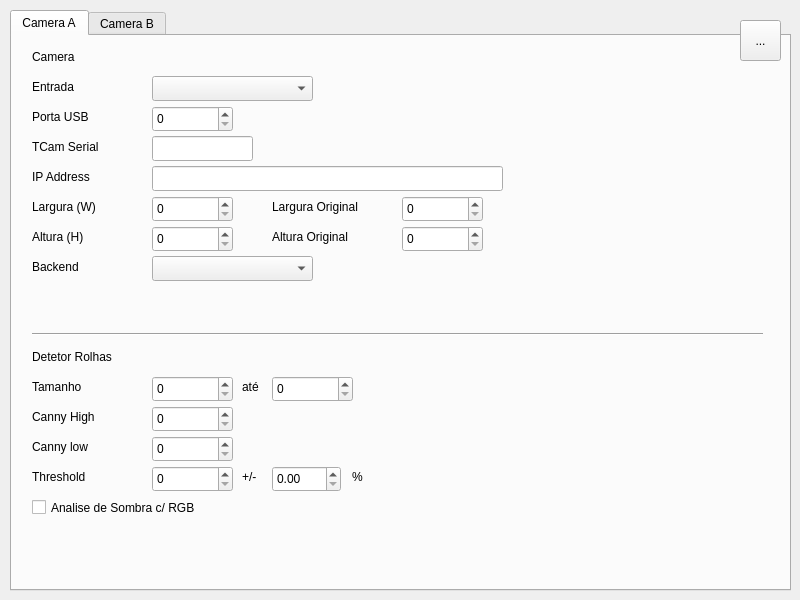
<?xml version="1.0" encoding="UTF-8"?>
<ui version="4.0">
 <class>MainWindow</class>
 <widget class="QMainWindow" name="MainWindow">
  <property name="geometry">
   <rect>
    <x>0</x>
    <y>0</y>
    <width>800</width>
    <height>600</height>
   </rect>
  </property>
  <property name="windowTitle">
   <string>MainWindow</string>
  </property>
  <widget class="QWidget" name="centralWidget">
   <widget class="QToolButton" name="button_settings">
    <property name="geometry">
     <rect>
      <x>740</x>
      <y>20</y>
      <width>41</width>
      <height>41</height>
     </rect>
    </property>
    <property name="text">
     <string>...</string>
    </property>
   </widget>
   <widget class="QWidget" name="group_settings" native="true">
    <property name="geometry">
     <rect>
      <x>0</x>
      <y>0</y>
      <width>801</width>
      <height>601</height>
     </rect>
    </property>
    <widget class="QTabWidget" name="tab_main">
     <property name="enabled">
      <bool>true</bool>
     </property>
     <property name="geometry">
      <rect>
       <x>10</x>
       <y>10</y>
       <width>781</width>
       <height>581</height>
      </rect>
     </property>
     <property name="currentIndex">
      <number>0</number>
     </property>
     <property name="usesScrollButtons">
      <bool>false</bool>
     </property>
     <property name="documentMode">
      <bool>false</bool>
     </property>
     <property name="tabsClosable">
      <bool>false</bool>
     </property>
     <property name="movable">
      <bool>false</bool>
     </property>
     <property name="tabBarAutoHide">
      <bool>false</bool>
     </property>
     <widget class="QWidget" name="tab_camera_a">
      <attribute name="title">
       <string>Camera A</string>
      </attribute>
      <widget class="QLabel" name="tab_a_label_input">
       <property name="geometry">
        <rect>
         <x>20</x>
         <y>40</y>
         <width>121</width>
         <height>21</height>
        </rect>
       </property>
       <property name="text">
        <string>Entrada</string>
       </property>
      </widget>
      <widget class="QComboBox" name="tab_a_input">
       <property name="geometry">
        <rect>
         <x>140</x>
         <y>40</y>
         <width>161</width>
         <height>25</height>
        </rect>
       </property>
       <property name="currentIndex">
        <number>-1</number>
       </property>
      </widget>
      <widget class="QLabel" name="tab_a_label_usb">
       <property name="geometry">
        <rect>
         <x>20</x>
         <y>70</y>
         <width>121</width>
         <height>21</height>
        </rect>
       </property>
       <property name="text">
        <string>Porta USB</string>
       </property>
      </widget>
      <widget class="QSpinBox" name="tab_a_usb">
       <property name="geometry">
        <rect>
         <x>140</x>
         <y>70</y>
         <width>81</width>
         <height>26</height>
        </rect>
       </property>
      </widget>
      <widget class="QLabel" name="tab_a_label_tcam_serial">
       <property name="geometry">
        <rect>
         <x>20</x>
         <y>100</y>
         <width>121</width>
         <height>21</height>
        </rect>
       </property>
       <property name="text">
        <string>TCam Serial</string>
       </property>
      </widget>
      <widget class="QLineEdit" name="tab_a_tcam_serial">
       <property name="geometry">
        <rect>
         <x>140</x>
         <y>100</y>
         <width>101</width>
         <height>25</height>
        </rect>
       </property>
       <property name="text">
        <string/>
       </property>
      </widget>
      <widget class="QLineEdit" name="tab_a_ip">
       <property name="geometry">
        <rect>
         <x>140</x>
         <y>130</y>
         <width>351</width>
         <height>25</height>
        </rect>
       </property>
       <property name="text">
        <string/>
       </property>
      </widget>
      <widget class="QLabel" name="tab_a_label_ip">
       <property name="geometry">
        <rect>
         <x>20</x>
         <y>130</y>
         <width>121</width>
         <height>21</height>
        </rect>
       </property>
       <property name="text">
        <string>IP Address</string>
       </property>
      </widget>
      <widget class="QLabel" name="tab_a_label_width">
       <property name="geometry">
        <rect>
         <x>20</x>
         <y>160</y>
         <width>121</width>
         <height>21</height>
        </rect>
       </property>
       <property name="text">
        <string>Largura (W)</string>
       </property>
      </widget>
      <widget class="QSpinBox" name="tab_a_width">
       <property name="geometry">
        <rect>
         <x>140</x>
         <y>160</y>
         <width>81</width>
         <height>26</height>
        </rect>
       </property>
      </widget>
      <widget class="QLabel" name="tab_a_label_height">
       <property name="geometry">
        <rect>
         <x>20</x>
         <y>190</y>
         <width>121</width>
         <height>21</height>
        </rect>
       </property>
       <property name="text">
        <string>Altura (H)</string>
       </property>
      </widget>
      <widget class="QSpinBox" name="tab_a_height">
       <property name="geometry">
        <rect>
         <x>140</x>
         <y>190</y>
         <width>81</width>
         <height>26</height>
        </rect>
       </property>
      </widget>
      <widget class="Line" name="tab_a_separator">
       <property name="geometry">
        <rect>
         <x>20</x>
         <y>290</y>
         <width>731</width>
         <height>16</height>
        </rect>
       </property>
       <property name="orientation">
        <enum>Qt::Horizontal</enum>
       </property>
      </widget>
      <widget class="QLabel" name="tab_a_label_size">
       <property name="geometry">
        <rect>
         <x>20</x>
         <y>340</y>
         <width>121</width>
         <height>21</height>
        </rect>
       </property>
       <property name="text">
        <string>Tamanho</string>
       </property>
      </widget>
      <widget class="QSpinBox" name="tab_a_size_min">
       <property name="geometry">
        <rect>
         <x>140</x>
         <y>340</y>
         <width>81</width>
         <height>26</height>
        </rect>
       </property>
      </widget>
      <widget class="QSpinBox" name="tab_a_size_max">
       <property name="geometry">
        <rect>
         <x>260</x>
         <y>340</y>
         <width>81</width>
         <height>26</height>
        </rect>
       </property>
      </widget>
      <widget class="QLabel" name="tab_a_label_size_to">
       <property name="geometry">
        <rect>
         <x>230</x>
         <y>340</y>
         <width>21</width>
         <height>21</height>
        </rect>
       </property>
       <property name="text">
        <string>até</string>
       </property>
      </widget>
      <widget class="QLabel" name="tab_a_label_canny_high">
       <property name="geometry">
        <rect>
         <x>20</x>
         <y>370</y>
         <width>121</width>
         <height>21</height>
        </rect>
       </property>
       <property name="text">
        <string>Canny High</string>
       </property>
      </widget>
      <widget class="QSpinBox" name="tab_a_canny_high">
       <property name="geometry">
        <rect>
         <x>140</x>
         <y>370</y>
         <width>81</width>
         <height>26</height>
        </rect>
       </property>
      </widget>
      <widget class="QLabel" name="tab_a_label_title_camera">
       <property name="geometry">
        <rect>
         <x>20</x>
         <y>10</y>
         <width>141</width>
         <height>21</height>
        </rect>
       </property>
       <property name="text">
        <string>Camera</string>
       </property>
      </widget>
      <widget class="QLabel" name="tab_a_label_title_detector">
       <property name="geometry">
        <rect>
         <x>20</x>
         <y>310</y>
         <width>141</width>
         <height>21</height>
        </rect>
       </property>
       <property name="text">
        <string>Detetor Rolhas</string>
       </property>
      </widget>
      <widget class="QSpinBox" name="tab_a_canny_low">
       <property name="geometry">
        <rect>
         <x>140</x>
         <y>400</y>
         <width>81</width>
         <height>26</height>
        </rect>
       </property>
      </widget>
      <widget class="QLabel" name="tab_a_label_canny_low">
       <property name="geometry">
        <rect>
         <x>20</x>
         <y>400</y>
         <width>121</width>
         <height>21</height>
        </rect>
       </property>
       <property name="text">
        <string>Canny low</string>
       </property>
      </widget>
      <widget class="QLabel" name="tab_a_label_width_original">
       <property name="geometry">
        <rect>
         <x>260</x>
         <y>160</y>
         <width>121</width>
         <height>21</height>
        </rect>
       </property>
       <property name="text">
        <string>Largura Original</string>
       </property>
      </widget>
      <widget class="QLabel" name="tab_a_label_heigh_original">
       <property name="geometry">
        <rect>
         <x>260</x>
         <y>190</y>
         <width>121</width>
         <height>21</height>
        </rect>
       </property>
       <property name="text">
        <string>Altura Original</string>
       </property>
      </widget>
      <widget class="QLabel" name="tab_a_label_threshold">
       <property name="geometry">
        <rect>
         <x>20</x>
         <y>430</y>
         <width>121</width>
         <height>21</height>
        </rect>
       </property>
       <property name="text">
        <string>Threshold</string>
       </property>
      </widget>
      <widget class="QSpinBox" name="tab_a_threshold">
       <property name="geometry">
        <rect>
         <x>140</x>
         <y>430</y>
         <width>81</width>
         <height>26</height>
        </rect>
       </property>
      </widget>
      <widget class="QLabel" name="tab_a_label_threshold_tolerance">
       <property name="geometry">
        <rect>
         <x>230</x>
         <y>430</y>
         <width>21</width>
         <height>21</height>
        </rect>
       </property>
       <property name="text">
        <string>+/-</string>
       </property>
      </widget>
      <widget class="QDoubleSpinBox" name="tab_a_threshold_tolerance">
       <property name="geometry">
        <rect>
         <x>260</x>
         <y>430</y>
         <width>69</width>
         <height>26</height>
        </rect>
       </property>
      </widget>
      <widget class="QLabel" name="tab_a_label_threshold_tolerance_percentage">
       <property name="geometry">
        <rect>
         <x>340</x>
         <y>430</y>
         <width>21</width>
         <height>21</height>
        </rect>
       </property>
       <property name="text">
        <string>%</string>
       </property>
      </widget>
      <widget class="QSpinBox" name="tab_a_width_original">
       <property name="geometry">
        <rect>
         <x>390</x>
         <y>160</y>
         <width>81</width>
         <height>26</height>
        </rect>
       </property>
      </widget>
      <widget class="QSpinBox" name="tab_a_height_original">
       <property name="geometry">
        <rect>
         <x>390</x>
         <y>190</y>
         <width>81</width>
         <height>26</height>
        </rect>
       </property>
      </widget>
      <widget class="QCheckBox" name="tab_a_shadow">
       <property name="geometry">
        <rect>
         <x>20</x>
         <y>460</y>
         <width>261</width>
         <height>23</height>
        </rect>
       </property>
       <property name="layoutDirection">
        <enum>Qt::LeftToRight</enum>
       </property>
       <property name="text">
        <string>Analise de Sombra c/ RGB</string>
       </property>
       <property name="tristate">
        <bool>false</bool>
       </property>
      </widget>
      <widget class="QLabel" name="tab_a_label_video_backend">
       <property name="geometry">
        <rect>
         <x>20</x>
         <y>220</y>
         <width>121</width>
         <height>21</height>
        </rect>
       </property>
       <property name="text">
        <string>Backend</string>
       </property>
      </widget>
      <widget class="QComboBox" name="tab_a_video_backend">
       <property name="geometry">
        <rect>
         <x>140</x>
         <y>220</y>
         <width>161</width>
         <height>25</height>
        </rect>
       </property>
       <property name="currentIndex">
        <number>-1</number>
       </property>
      </widget>
     </widget>
     <widget class="QWidget" name="tab_camera_b">
      <attribute name="title">
       <string>Camera B</string>
      </attribute>
      <widget class="QLineEdit" name="tab_b_label_tcam_serial">
       <property name="geometry">
        <rect>
         <x>140</x>
         <y>110</y>
         <width>351</width>
         <height>25</height>
        </rect>
       </property>
       <property name="text">
        <string/>
       </property>
      </widget>
      <widget class="QSpinBox" name="tab_b_height">
       <property name="geometry">
        <rect>
         <x>140</x>
         <y>230</y>
         <width>81</width>
         <height>26</height>
        </rect>
       </property>
      </widget>
      <widget class="QLabel" name="tab_b_label_width">
       <property name="geometry">
        <rect>
         <x>20</x>
         <y>190</y>
         <width>121</width>
         <height>21</height>
        </rect>
       </property>
       <property name="text">
        <string>Width</string>
       </property>
      </widget>
      <widget class="QLabel" name="tab_b_label_ip">
       <property name="geometry">
        <rect>
         <x>20</x>
         <y>150</y>
         <width>121</width>
         <height>21</height>
        </rect>
       </property>
       <property name="text">
        <string>IP Address</string>
       </property>
      </widget>
      <widget class="QLabel" name="tab_b_label_input">
       <property name="geometry">
        <rect>
         <x>20</x>
         <y>30</y>
         <width>121</width>
         <height>21</height>
        </rect>
       </property>
       <property name="text">
        <string>Input Type:</string>
       </property>
      </widget>
      <widget class="QSpinBox" name="tab_b_usb">
       <property name="geometry">
        <rect>
         <x>140</x>
         <y>70</y>
         <width>81</width>
         <height>26</height>
        </rect>
       </property>
       <property name="value">
        <number>1</number>
       </property>
      </widget>
      <widget class="QLabel" name="tab_b_label_tcam_serial_2">
       <property name="geometry">
        <rect>
         <x>20</x>
         <y>110</y>
         <width>121</width>
         <height>21</height>
        </rect>
       </property>
       <property name="text">
        <string>TCam Serial</string>
       </property>
      </widget>
      <widget class="QComboBox" name="tab_b_input">
       <property name="geometry">
        <rect>
         <x>140</x>
         <y>30</y>
         <width>161</width>
         <height>25</height>
        </rect>
       </property>
       <property name="editable">
        <bool>false</bool>
       </property>
       <property name="currentIndex">
        <number>-1</number>
       </property>
      </widget>
      <widget class="QSpinBox" name="tab_b_width">
       <property name="geometry">
        <rect>
         <x>140</x>
         <y>190</y>
         <width>81</width>
         <height>26</height>
        </rect>
       </property>
      </widget>
      <widget class="QLabel" name="tab_b_label_height">
       <property name="geometry">
        <rect>
         <x>20</x>
         <y>230</y>
         <width>121</width>
         <height>21</height>
        </rect>
       </property>
       <property name="text">
        <string>Height</string>
       </property>
      </widget>
      <widget class="QLabel" name="tab_b_label_usb">
       <property name="geometry">
        <rect>
         <x>20</x>
         <y>70</y>
         <width>121</width>
         <height>21</height>
        </rect>
       </property>
       <property name="text">
        <string>USB Port:</string>
       </property>
      </widget>
      <widget class="QLineEdit" name="tab_b_ip">
       <property name="geometry">
        <rect>
         <x>140</x>
         <y>150</y>
         <width>351</width>
         <height>25</height>
        </rect>
       </property>
       <property name="text">
        <string/>
       </property>
      </widget>
     </widget>
    </widget>
   </widget>
   <widget class="QWidget" name="group_home" native="true">
    <property name="geometry">
     <rect>
      <x>-1</x>
      <y>0</y>
      <width>800</width>
      <height>601</height>
     </rect>
    </property>
    <property name="baseSize">
     <size>
      <width>0</width>
      <height>0</height>
     </size>
    </property>
    <widget class="QLabel" name="text_turned">
     <property name="geometry">
      <rect>
       <x>540</x>
       <y>110</y>
       <width>101</width>
       <height>17</height>
      </rect>
     </property>
     <property name="font">
      <font>
       <pointsize>13</pointsize>
      </font>
     </property>
     <property name="text">
      <string>0</string>
     </property>
    </widget>
    <widget class="QLabel" name="label_defect_b">
     <property name="geometry">
      <rect>
       <x>410</x>
       <y>400</y>
       <width>101</width>
       <height>17</height>
      </rect>
     </property>
     <property name="font">
      <font>
       <pointsize>13</pointsize>
      </font>
     </property>
     <property name="text">
      <string>Rolha B:</string>
     </property>
    </widget>
    <widget class="QLabel" name="label_selected">
     <property name="geometry">
      <rect>
       <x>420</x>
       <y>450</y>
       <width>351</width>
       <height>41</height>
      </rect>
     </property>
     <property name="font">
      <font>
       <pointsize>20</pointsize>
       <underline>false</underline>
       <strikeout>false</strikeout>
      </font>
     </property>
     <property name="text">
      <string>Rolha A</string>
     </property>
     <property name="alignment">
      <set>Qt::AlignCenter</set>
     </property>
    </widget>
    <widget class="QLabel" name="label_discarded">
     <property name="geometry">
      <rect>
       <x>410</x>
       <y>140</y>
       <width>111</width>
       <height>17</height>
      </rect>
     </property>
     <property name="font">
      <font>
       <pointsize>13</pointsize>
      </font>
     </property>
     <property name="text">
      <string>Descartadas:</string>
     </property>
    </widget>
    <widget class="QLabel" name="label_cork">
     <property name="geometry">
      <rect>
       <x>410</x>
       <y>50</y>
       <width>101</width>
       <height>21</height>
      </rect>
     </property>
     <property name="font">
      <font>
       <pointsize>16</pointsize>
      </font>
     </property>
     <property name="text">
      <string>Rolhas</string>
     </property>
    </widget>
    <widget class="QLabel" name="label_minimum">
     <property name="geometry">
      <rect>
       <x>410</x>
       <y>260</y>
       <width>101</width>
       <height>17</height>
      </rect>
     </property>
     <property name="font">
      <font>
       <pointsize>13</pointsize>
      </font>
     </property>
     <property name="text">
      <string>Minima:</string>
     </property>
    </widget>
    <widget class="Line" name="separator">
     <property name="geometry">
      <rect>
       <x>410</x>
       <y>170</y>
       <width>351</width>
       <height>16</height>
      </rect>
     </property>
     <property name="orientation">
      <enum>Qt::Horizontal</enum>
     </property>
    </widget>
    <widget class="QLabel" name="text_defect_a">
     <property name="geometry">
      <rect>
       <x>510</x>
       <y>370</y>
       <width>101</width>
       <height>17</height>
      </rect>
     </property>
     <property name="font">
      <font>
       <pointsize>13</pointsize>
      </font>
     </property>
     <property name="text">
      <string>0</string>
     </property>
    </widget>
    <widget class="QLabel" name="label_processed">
     <property name="geometry">
      <rect>
       <x>410</x>
       <y>80</y>
       <width>111</width>
       <height>17</height>
      </rect>
     </property>
     <property name="font">
      <font>
       <pointsize>13</pointsize>
      </font>
     </property>
     <property name="text">
      <string>Processadas:</string>
     </property>
    </widget>
    <widget class="Line" name="separator_2">
     <property name="geometry">
      <rect>
       <x>410</x>
       <y>320</y>
       <width>351</width>
       <height>16</height>
      </rect>
     </property>
     <property name="orientation">
      <enum>Qt::Horizontal</enum>
     </property>
    </widget>
    <widget class="QLabel" name="label_average">
     <property name="geometry">
      <rect>
       <x>410</x>
       <y>230</y>
       <width>101</width>
       <height>17</height>
      </rect>
     </property>
     <property name="font">
      <font>
       <pointsize>13</pointsize>
      </font>
     </property>
     <property name="text">
      <string>Media:</string>
     </property>
    </widget>
    <widget class="QLabel" name="label_tuned">
     <property name="geometry">
      <rect>
       <x>410</x>
       <y>110</y>
       <width>111</width>
       <height>17</height>
      </rect>
     </property>
     <property name="font">
      <font>
       <pointsize>13</pointsize>
      </font>
     </property>
     <property name="text">
      <string>Viradas:</string>
     </property>
    </widget>
    <widget class="QLabel" name="text_defect_b">
     <property name="geometry">
      <rect>
       <x>510</x>
       <y>400</y>
       <width>101</width>
       <height>17</height>
      </rect>
     </property>
     <property name="font">
      <font>
       <pointsize>13</pointsize>
      </font>
     </property>
     <property name="text">
      <string>0</string>
     </property>
    </widget>
    <widget class="QLabel" name="text_discarded">
     <property name="geometry">
      <rect>
       <x>540</x>
       <y>140</y>
       <width>101</width>
       <height>17</height>
      </rect>
     </property>
     <property name="font">
      <font>
       <pointsize>13</pointsize>
      </font>
     </property>
     <property name="text">
      <string>0</string>
     </property>
    </widget>
    <widget class="QLabel" name="quality_average">
     <property name="geometry">
      <rect>
       <x>530</x>
       <y>230</y>
       <width>101</width>
       <height>17</height>
      </rect>
     </property>
     <property name="font">
      <font>
       <pointsize>13</pointsize>
      </font>
     </property>
     <property name="text">
      <string>0</string>
     </property>
    </widget>
    <widget class="QLabel" name="label_quality">
     <property name="geometry">
      <rect>
       <x>410</x>
       <y>200</y>
       <width>101</width>
       <height>21</height>
      </rect>
     </property>
     <property name="font">
      <font>
       <pointsize>16</pointsize>
      </font>
     </property>
     <property name="text">
      <string>Qualidade</string>
     </property>
    </widget>
    <widget class="QLabel" name="label_maximum">
     <property name="geometry">
      <rect>
       <x>410</x>
       <y>290</y>
       <width>101</width>
       <height>17</height>
      </rect>
     </property>
     <property name="font">
      <font>
       <pointsize>13</pointsize>
      </font>
     </property>
     <property name="text">
      <string>Maxima</string>
     </property>
    </widget>
    <widget class="QLabel" name="text_processed">
     <property name="geometry">
      <rect>
       <x>540</x>
       <y>80</y>
       <width>101</width>
       <height>17</height>
      </rect>
     </property>
     <property name="font">
      <font>
       <pointsize>13</pointsize>
      </font>
     </property>
     <property name="text">
      <string>0</string>
     </property>
    </widget>
    <widget class="Line" name="separator_3">
     <property name="geometry">
      <rect>
       <x>410</x>
       <y>430</y>
       <width>351</width>
       <height>16</height>
      </rect>
     </property>
     <property name="orientation">
      <enum>Qt::Horizontal</enum>
     </property>
    </widget>
    <widget class="QLabel" name="quality_maximum">
     <property name="geometry">
      <rect>
       <x>530</x>
       <y>290</y>
       <width>101</width>
       <height>17</height>
      </rect>
     </property>
     <property name="font">
      <font>
       <pointsize>13</pointsize>
      </font>
     </property>
     <property name="text">
      <string>0</string>
     </property>
    </widget>
    <widget class="QLabel" name="quality_minimum">
     <property name="geometry">
      <rect>
       <x>530</x>
       <y>260</y>
       <width>101</width>
       <height>17</height>
      </rect>
     </property>
     <property name="font">
      <font>
       <pointsize>13</pointsize>
      </font>
     </property>
     <property name="text">
      <string>0</string>
     </property>
    </widget>
    <widget class="QLabel" name="label_defect">
     <property name="geometry">
      <rect>
       <x>410</x>
       <y>340</y>
       <width>101</width>
       <height>21</height>
      </rect>
     </property>
     <property name="font">
      <font>
       <pointsize>16</pointsize>
      </font>
     </property>
     <property name="text">
      <string>Defeito</string>
     </property>
    </widget>
    <widget class="QLabel" name="label_defect_a">
     <property name="geometry">
      <rect>
       <x>410</x>
       <y>370</y>
       <width>101</width>
       <height>17</height>
      </rect>
     </property>
     <property name="font">
      <font>
       <pointsize>13</pointsize>
      </font>
     </property>
     <property name="text">
      <string>Rolha A:</string>
     </property>
    </widget>
    <widget class="QGroupBox" name="group_b">
     <property name="geometry">
      <rect>
       <x>20</x>
       <y>310</y>
       <width>360</width>
       <height>280</height>
      </rect>
     </property>
     <property name="title">
      <string>Camera B</string>
     </property>
     <widget class="QLabel" name="camera_b">
      <property name="geometry">
       <rect>
        <x>0</x>
        <y>20</y>
        <width>360</width>
        <height>260</height>
       </rect>
      </property>
      <property name="frameShape">
       <enum>QFrame::StyledPanel</enum>
      </property>
      <property name="text">
       <string/>
      </property>
     </widget>
    </widget>
    <widget class="QGroupBox" name="group_a">
     <property name="geometry">
      <rect>
       <x>20</x>
       <y>20</y>
       <width>360</width>
       <height>280</height>
      </rect>
     </property>
     <property name="title">
      <string>Camera A</string>
     </property>
     <widget class="QLabel" name="camera_a">
      <property name="geometry">
       <rect>
        <x>0</x>
        <y>20</y>
        <width>360</width>
        <height>260</height>
       </rect>
      </property>
      <property name="frameShape">
       <enum>QFrame::StyledPanel</enum>
      </property>
      <property name="text">
       <string/>
      </property>
     </widget>
    </widget>
    <widget class="QPushButton" name="button_stop_start">
     <property name="geometry">
      <rect>
       <x>410</x>
       <y>510</y>
       <width>361</width>
       <height>61</height>
      </rect>
     </property>
     <property name="font">
      <font>
       <pointsize>16</pointsize>
       <kerning>true</kerning>
      </font>
     </property>
     <property name="text">
      <string>-</string>
     </property>
    </widget>
   </widget>
   <zorder>group_home</zorder>
   <zorder>group_settings</zorder>
   <zorder>button_settings</zorder>
  </widget>
 </widget>
 <layoutdefault spacing="6" margin="11"/>
 <resources/>
 <connections/>
</ui>
